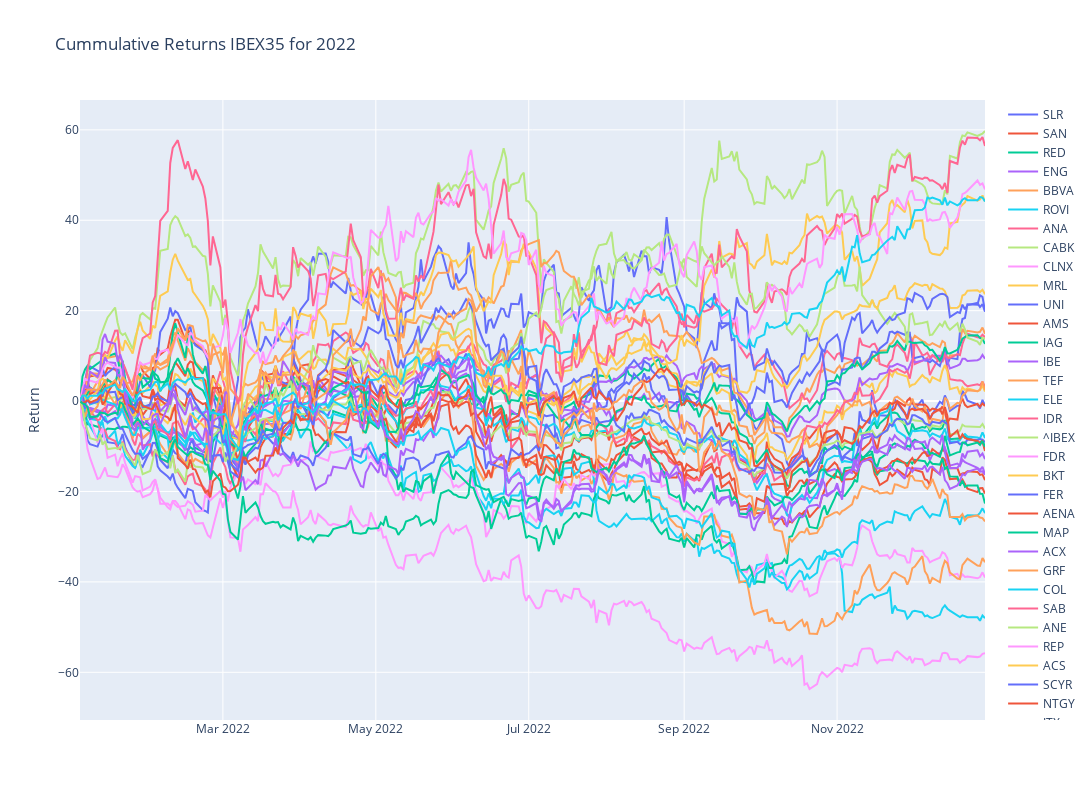

Here is the notebook cell this chart was saved with:
### Code cell
# Plotly
fig = make_subplots()

# Graph (1,1)
# Loop all stock files and get cummulative return for year
for filename in os.listdir("../input"):
    f = os.path.join("../input", filename)
    df = pd.read_csv(f,index_col="Date",parse_dates=True)
    df['Cummulative_Return'] = cumulative_return(df["Adj Close"].loc[year])
    fig.add_trace(go.Scatter(x=df['Cummulative_Return'].loc[year].index,y=df['Cummulative_Return'].loc[year],mode="lines",name=filename.split('.')[0]),row=1,col=1)

# Update xaxis properties
fig.update_yaxes(title_text="Return", row=1, col=1)

fig.update_layout(height=800, width=1300,showlegend=True,title=f"Cummulative Returns IBEX35 for {year}")

fig.show()

### Figure 1 — Plotly figure (JSON) as saved in the notebook; plotly's stock layout.template omitted (floating-point values rounded to 4 significant figures; data arrays with more than 128 entries replaced by an {"elided": "..."} marker saying what was removed)
{"data": [{"mode": "lines", "name": "SLR", "type": "scatter", "x": {"elided": "257 str values"}, "xaxis": "x", "y": {"elided": "257 float values"}, "yaxis": "y"}, {"mode": "lines", "name": "SAN", "type": "scatter", "x": {"elided": "257 str values"}, "xaxis": "x", "y": {"elided": "257 float values"}, "yaxis": "y"}, {"mode": "lines", "name": "RED", "type": "scatter", "x": {"elided": "257 str values"}, "xaxis": "x", "y": {"elided": "257 float values"}, "yaxis": "y"}, {"mode": "lines", "name": "ENG", "type": "scatter", "x": {"elided": "257 str values"}, "xaxis": "x", "y": {"elided": "257 float values"}, "yaxis": "y"}, {"mode": "lines", "name": "BBVA", "type": "scatter", "x": {"elided": "257 str values"}, "xaxis": "x", "y": {"elided": "257 float values"}, "yaxis": "y"}, {"mode": "lines", "name": "ROVI", "type": "scatter", "x": {"elided": "257 str values"}, "xaxis": "x", "y": {"elided": "257 float values"}, "yaxis": "y"}, {"mode": "lines", "name": "ANA", "type": "scatter", "x": {"elided": "257 str values"}, "xaxis": "x", "y": {"elided": "257 float values"}, "yaxis": "y"}, {"mode": "lines", "name": "CABK", "type": "scatter", "x": {"elided": "257 str values"}, "xaxis": "x", "y": {"elided": "257 float values"}, "yaxis": "y"}, {"mode": "lines", "name": "CLNX", "type": "scatter", "x": {"elided": "257 str values"}, "xaxis": "x", "y": {"elided": "257 float values"}, "yaxis": "y"}, {"mode": "lines", "name": "MRL", "type": "scatter", "x": {"elided": "257 str values"}, "xaxis": "x", "y": {"elided": "257 float values"}, "yaxis": "y"}, {"mode": "lines", "name": "UNI", "type": "scatter", "x": {"elided": "257 str values"}, "xaxis": "x", "y": {"elided": "257 float values"}, "yaxis": "y"}, {"mode": "lines", "name": "AMS", "type": "scatter", "x": {"elided": "257 str values"}, "xaxis": "x", "y": {"elided": "257 float values"}, "yaxis": "y"}, {"mode": "lines", "name": "IAG", "type": "scatter", "x": {"elided": "257 str values"}, "xaxis": "x", "y": {"elided": "257 float values"}, "yaxis": "y"}, {"mode": "lines", "name": "IBE", "type": "scatter", "x": {"elided": "257 str values"}, "xaxis": "x", "y": {"elided": "257 float values"}, "yaxis": "y"}, {"mode": "lines", "name": "TEF", "type": "scatter", "x": {"elided": "257 str values"}, "xaxis": "x", "y": {"elided": "257 float values"}, "yaxis": "y"}, {"mode": "lines", "name": "ELE", "type": "scatter", "x": {"elided": "257 str values"}, "xaxis": "x", "y": {"elided": "257 float values"}, "yaxis": "y"}, {"mode": "lines", "name": "IDR", "type": "scatter", "x": {"elided": "257 str values"}, "xaxis": "x", "y": {"elided": "257 float values"}, "yaxis": "y"}, {"mode": "lines", "name": "^IBEX", "type": "scatter", "x": {"elided": "257 str values"}, "xaxis": "x", "y": {"elided": "257 float values"}, "yaxis": "y"}, {"mode": "lines", "name": "FDR", "type": "scatter", "x": {"elided": "257 str values"}, "xaxis": "x", "y": {"elided": "257 float values"}, "yaxis": "y"}, {"mode": "lines", "name": "BKT", "type": "scatter", "x": {"elided": "257 str values"}, "xaxis": "x", "y": {"elided": "257 float values"}, "yaxis": "y"}, {"mode": "lines", "name": "FER", "type": "scatter", "x": {"elided": "257 str values"}, "xaxis": "x", "y": {"elided": "257 float values"}, "yaxis": "y"}, {"mode": "lines", "name": "AENA", "type": "scatter", "x": {"elided": "257 str values"}, "xaxis": "x", "y": {"elided": "257 float values"}, "yaxis": "y"}, {"mode": "lines", "name": "MAP", "type": "scatter", "x": {"elided": "257 str values"}, "xaxis": "x", "y": {"elided": "257 float values"}, "yaxis": "y"}, {"mode": "lines", "name": "ACX", "type": "scatter", "x": {"elided": "257 str values"}, "xaxis": "x", "y": {"elided": "257 float values"}, "yaxis": "y"}, {"mode": "lines", "name": "GRF", "type": "scatter", "x": {"elided": "257 str values"}, "xaxis": "x", "y": {"elided": "257 float values"}, "yaxis": "y"}, {"mode": "lines", "name": "COL", "type": "scatter", "x": {"elided": "257 str values"}, "xaxis": "x", "y": {"elided": "257 float values"}, "yaxis": "y"}, {"mode": "lines", "name": "SAB", "type": "scatter", "x": {"elided": "257 str values"}, "xaxis": "x", "y": {"elided": "257 float values"}, "yaxis": "y"}, {"mode": "lines", "name": "ANE", "type": "scatter", "x": {"elided": "257 str values"}, "xaxis": "x", "y": {"elided": "257 float values"}, "yaxis": "y"}, {"mode": "lines", "name": "REP", "type": "scatter", "x": {"elided": "257 str values"}, "xaxis": "x", "y": {"elided": "257 float values"}, "yaxis": "y"}, {"mode": "lines", "name": "ACS", "type": "scatter", "x": {"elided": "257 str values"}, "xaxis": "x", "y": {"elided": "257 float values"}, "yaxis": "y"}, {"mode": "lines", "name": "SCYR", "type": "scatter", "x": {"elided": "257 str values"}, "xaxis": "x", "y": {"elided": "257 float values"}, "yaxis": "y"}, {"mode": "lines", "name": "NTGY", "type": "scatter", "x": {"elided": "257 str values"}, "xaxis": "x", "y": {"elided": "257 float values"}, "yaxis": "y"}, {"mode": "lines", "name": "ITX", "type": "scatter", "x": {"elided": "257 str values"}, "xaxis": "x", "y": {"elided": "257 float values"}, "yaxis": "y"}, {"mode": "lines", "name": "MTS", "type": "scatter", "x": {"elided": "257 str values"}, "xaxis": "x", "y": {"elided": "257 float values"}, "yaxis": "y"}, {"mode": "lines", "name": "MEL", "type": "scatter", "x": {"elided": "257 str values"}, "xaxis": "x", "y": {"elided": "257 float values"}, "yaxis": "y"}, {"mode": "lines", "name": "LOG", "type": "scatter", "x": {"elided": "257 str values"}, "xaxis": "x", "y": {"elided": "257 float values"}, "yaxis": "y"}], "layout": {"height": 800, "showlegend": true, "title": {"text": "Cummulative Returns IBEX35 for 2022"}, "width": 1300, "xaxis": {"anchor": "y", "domain": [0, 1]}, "yaxis": {"anchor": "x", "domain": [0, 1], "title": {"text": "Return"}}}}
